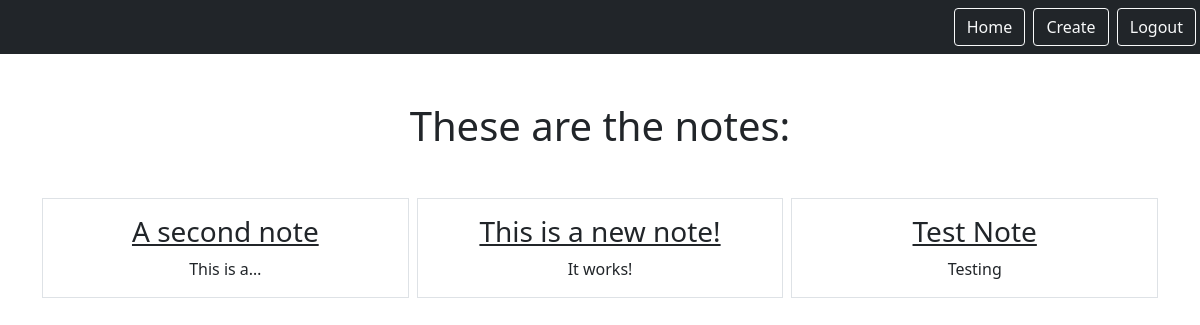
Page /smart/notes (signed in) on the committed database.
### notes/models.py (models this page shows)
class Notes(models.Model):
    title = models.CharField(max_length=200)
    text = models.TextField()
    created = models.DateTimeField(auto_now_add=True)
    user = models.ForeignKey(User, on_delete=models.CASCADE, related_name="notes")

### notes/views.py (the view)
# urls.py: path('notes', views.NotesListView.as_view(), name="notes.list"),
class NotesListView(LoginRequiredMixin, ListView):
    model = Notes
    context_object_name = "notes"
    template_name = "notes/notes_list.html"
    login_url = "/login"
    def get_queryset(self):
        return self.request.user.notes.all()

### notes/templates/notes/notes_list.html
{% extends "base.html" %}
{% block content %}
    <h1 class="my-5">These are the notes:</h1>
        <div class="row row-cols3 g-2">
            {% for note in notes %}
            <div class="col">
                <div class="p-3 border">
                    <a href="{% url 'notes.detail' pk=note.id %}" class="text-dark text-decoration-non">
                        <h3>{{note.title}}</h3>
                    </a>
                    {{note.text|truncatechars:10}}
                </div>
            </div>
            {% endfor %}
        </div>
{% endblock %}

### rows in the picture
Notes: title "A second note", text "This is a…"
Notes: title "This is a new note!", text "It works!"
Notes: title "Test Note", text "Testing"
